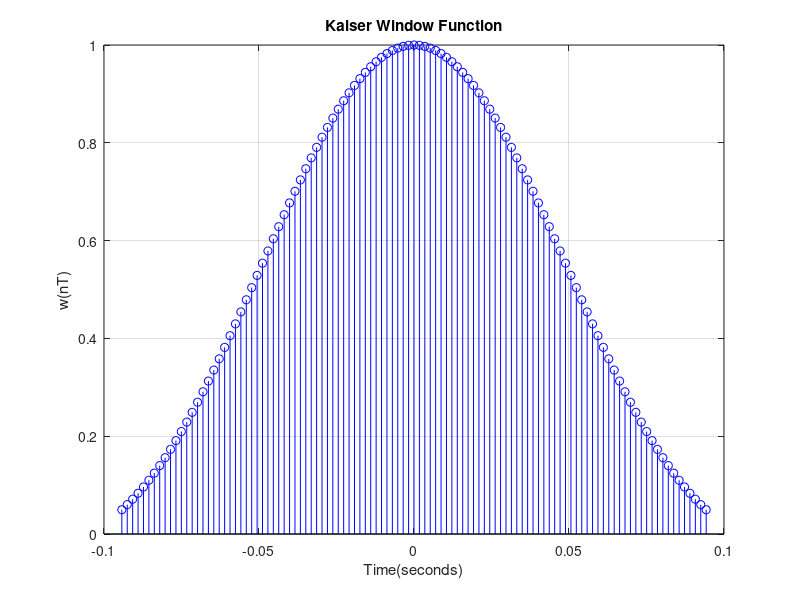
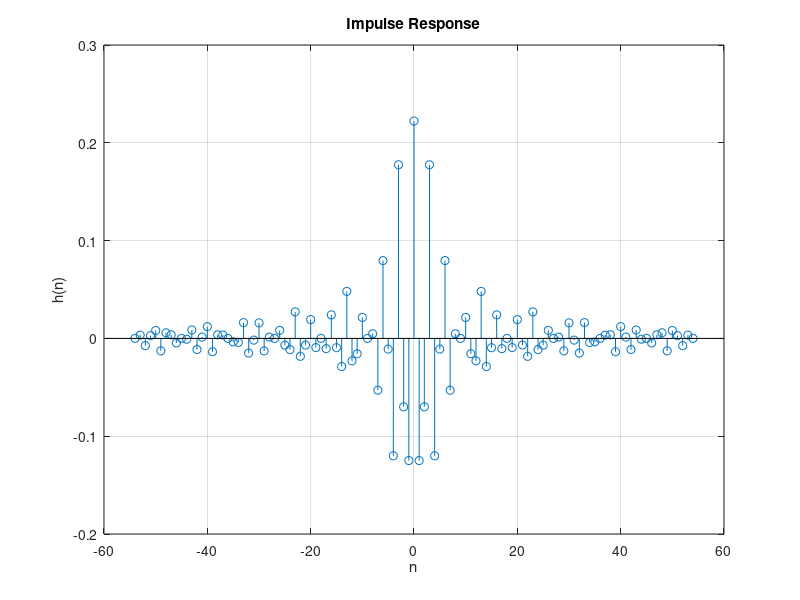
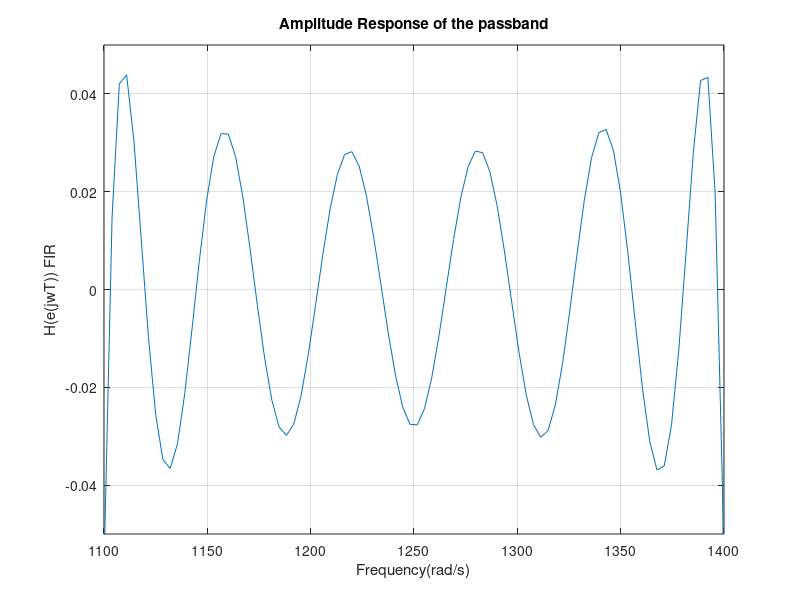
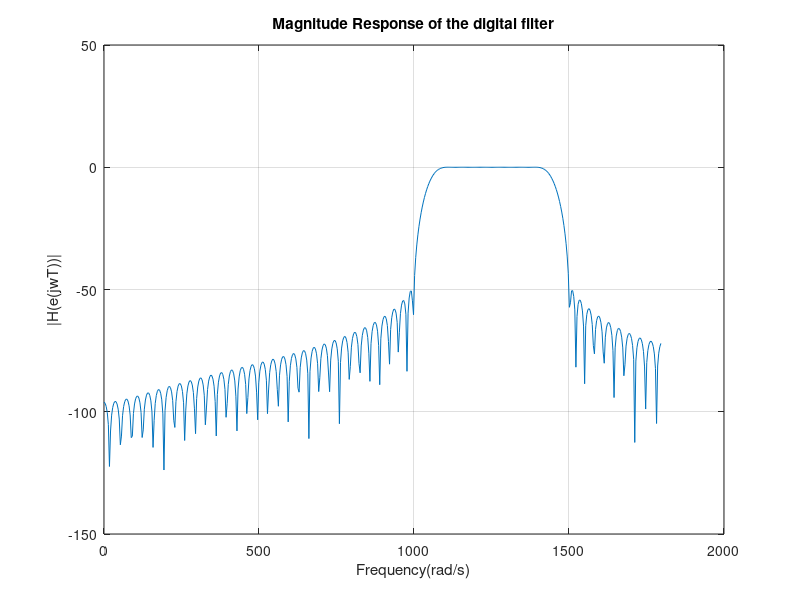

MATLAB code to generate these figures, in order:

clear all
close all
clc

%--------------------------------------------------------------------------
%Initializing FIR bandpass filter variables 
A = 0;
B = 1;
C = 8;

%--------------------------------------------------------------------------
%Defining filter variables
ApBar   = 0.1 +0.01*A ;
AaBar   = 50 + B;
OmegaS  = 2*(100*C +1000);
OmegaP1 = 300 +100*C;
OmegaP2 = 600 +100*C;
OmegaA1 = 200 +100*C;
OmegaA2 = 750 +100*C;

%--------------------------------------------------------------------------
%calculating actual value of Ap
deltaP = (10^(0.05*ApBar)-1)/(10^(0.05*ApBar)+1);
deltaA = 10^(-0.05*AaBar);
delta  = min(deltaP,deltaA);
Aa     = -20*log10(delta);

%--------------------------------------------------------------------------
%Calculating value of alpha
if Aa <= 21 
    alpha = 0;
elseif  21 < Aa && Aa <= 50
    alpha = 0.5842*(Aa -21)^0.4-0.07886*(Aa -21);
else
    alpha = 0.1102*(Aa-8.7);
end

%--------------------------------------------------------------------------
%Calculating parameter D
if Aa <= 21 
    D = 0.9222;
else
    D = (Aa - 7.95)/14.36;
end

%--------------------------------------------------------------------------
%Calculating N

Bt      = min((OmegaP1-OmegaA1),(OmegaA2-OmegaP2));
Napprox = OmegaS*D/Bt +1;
val     = rem(ceil(Napprox), 2);

if val == 1
    N = ceil(Napprox);
else
    N = ceil(Napprox)+1;
end
 
%--------------------------------------------------------------------------
%Determining window function 

T    = 2*pi/OmegaS;
n    = floor(-(N-1)/2):1:floor((N-1)/2);
Beta = alpha *sqrt(1-(2*n/(N-1)).^2);

k       = 1;
limit   = 10^-20;
fact    = 1;
Io_alpha = 0;
 
while 1
    fact = fact*k ; 
    val  = (((alpha/2)^k)/fact)^2;
    if  val>= limit
        Io_alpha = Io_alpha +val;
        k=k+1;
    else
        break
    end    
end

Io_alpha = Io_alpha +1;


Io_beta = ones(1,length(n));
for j  = 1: length(Io_beta)
    k    = 1 ;
    fact = 1 ;
    while true
        fact = fact*k;
        val  = ((((Beta(j))/2)^k)/fact)^2;
        if  val>= limit
            Io_beta(j) = Io_beta(j) +val;
            k=k+1;
        else
            break
        end     
    end
end
figure 
wk = Io_beta/Io_alpha;
stem(n*T,wk,'blue');
title('Kaiser Window Function')
xlabel('Time(seconds)')
ylabel('w(nT)')
grid on


Omega = OmegaS*n/(N-1);

%--------------------------------------------------------------------------
%Determining  frequency response of the Ideal Bandpass filter

OmegaC1 = OmegaP1 - Bt/2;
OmegaC2 = OmegaP2 + Bt/2;


H_freq  = zeros(1,length(n));

for j = 1:length(n)
    if Omega(j)<= (-OmegaC1) && Omega(j) >= (-OmegaC2)
        H_freq(j) =1;
    elseif  (Omega(j))>= OmegaC1 && Omega(j) <= (OmegaC2)
         H_freq(j) =1;
    end
end

%--------------------------------------------------------------------------
%Determining time-domain  response of the Ideal bandpass filter
len = length(n);
h_time = zeros(1,len);
for i = n
    if i ==0
        h_time(i+(len+1)/2) =2*(OmegaC2-OmegaC1)/OmegaS;
    else
        j = i+(len+1)/2;
        h_time(j) =(sin(OmegaC2*n(j)*T)-sin(OmegaC1*n(j)*T))/(n(j)*pi);
    end
end

figure
stem(n,h_time)
title('Impulse Response'),xlabel('n'),ylabel('h(n)')
grid on

%--------------------------------------------------------------------------
%Plotting impulse response of the digital filter
h_FIR = h_time.*wk;
[hOmega,w1] = freqz(h_FIR);

%--------------------------------------------------------------------------
%Determining FIR filter magnitude and amplitude response in the frequency domain

figure
plot(w1/T,20*log(abs(hOmega)))
axis([OmegaP1 OmegaP2 -ApBar/2 ApBar/2])
title('Amplitude Response of the passband'),xlabel('Frequency(rad/s)'),ylabel('H(e(jwT)) FIR')
grid on

figure
plot(w1/T,20*log10(abs(hOmega)))
title('Magnitude Response of the digital filter'),xlabel('Frequency(rad/s)'),ylabel('|H(e(jwT))|')
grid on

%--------------------------------------------------------------------------
%Determining x(n)

Omega1 = OmegaA1/2;
Omega2 = (OmegaP1+OmegaP2)/2;
Omega3 = (OmegaA2+OmegaS/2)/2;
n_new= 1:500;
x_n = sin(Omega1*n_new*T)+sin(Omega2*n_new*T)+sin(Omega3*n_new*T);
X_Omega=fft(x_n,OmegaS/2);

%--------------------------------------------------------------------------
% Frequency Response and Time response of the Input Signal

figure
stem(n_new,x_n)
title('Signal x(n)'),xlabel('n'),ylabel('x(n)')

figure
plot(0:2:1800,abs(X_Omega(1:901)))
title('Frequency Response of the Input Signal')
ylabel('Magnitude(dB)')
xlabel('Frequency(rad/s)')
grid on

%--------------------------------------------------------------------------
% Compute the Output of the Ideal and FIR Bandpass Filter
H_Fil=fft(h_FIR,OmegaS/2);
Y_Omega=X_Omega.*H_Fil;
y_n=ifft(Y_Omega);

H_Fil=fft(h_time,OmegaS/2);
Y_Out=X_Omega.*H_Fil;
y_out=ifft(Y_Out);

%--------------------------------------------------------------------------
% Plot of Ideal Bandpass Filter Output and its frequency response
figure
stem(0:500,y_out(1:501))
title('Output of a Ideal Bandpass Filter'),xlabel('n'),ylabel('x_(n)*h(n)')
grid on

figure
plot(0:2:1800,abs(Y_Out(1:901)))
title('Frequency Response of the Output after the Ideal Bandpass Filter')
ylabel('Y(w)/dB')
xlabel(' Angular Frequency(rad/s)')
grid on

%--------------------------------------------------------------------------
%plot of FIR Bandpass Filter Output and its frequency response
figure
stem(0:1:500,y_n(1:501))
title('Output of the Desinged FIR Bandpass Filter')
xlabel('n'),ylabel('y(n)')
grid on

figure
plot(0:2:1800,abs(Y_Omega(1:901)))
title('Frequency Response of the Output after the  Desinged Bandpass Filter')
ylabel('Y(w)/dB'),xlabel('Angular Frequency(rad/s)')
grid on
